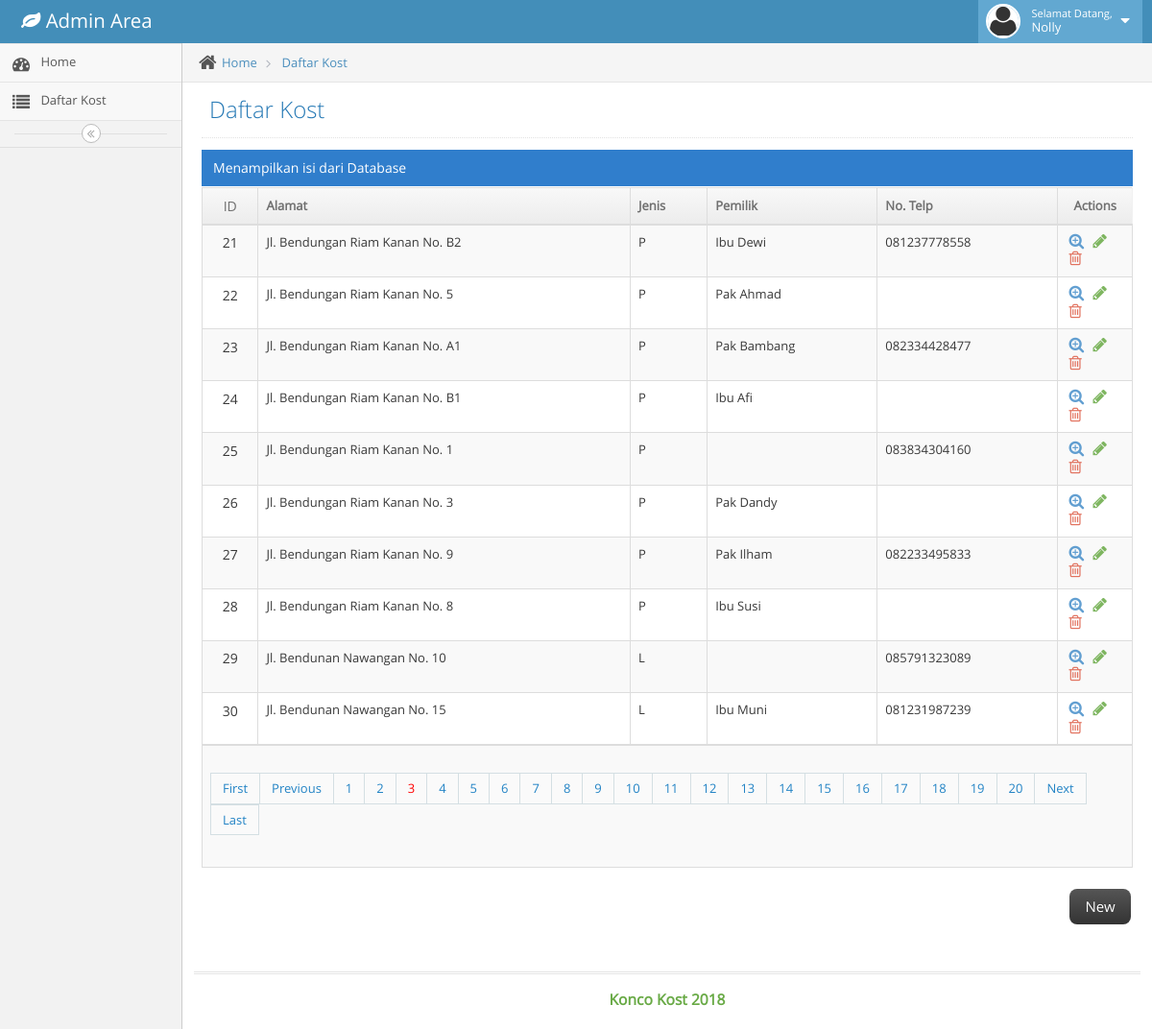
The app's page /modul/admin/index.php?modul=konten&file=content&page_no=3 (signed in) with its own data.
### tables this page shows
CREATE TABLE `tb_kost` (
  `id` int(5) NOT NULL,
  `alamat` varchar(255) DEFAULT NULL,
  `jenis` varchar(3) DEFAULT NULL,
  `pemilik` int(3) DEFAULT NULL,
  `jumlah` varchar(3) DEFAULT NULL,
  `terpakai` varchar(3) DEFAULT NULL,
  `harga_a` int(12) DEFAULT NULL,
  `harga_b` varchar(12) DEFAULT NULL,
  `ukuran` varchar(12) DEFAULT NULL,
  `periode` varchar(10) DEFAULT NULL,
  `fasilitas` varchar(255) DEFAULT NULL,
  `latitude` decimal(9,6) DEFAULT NULL,
  `longitude` decimal(9,6) DEFAULT NULL,
  `image` varchar(255) DEFAULT NULL
);

### modul/admin/modul/konten/proses.php (the view, shortened to what this page needs)
<?php
class crud
{
	private $db;
	function __construct($koneksi)
	{
		$this->db = $koneksi;
	}
	public function dataview($query)
	{
		$stmt = $this->db->prepare($query);
		$stmt->execute();
		if($stmt->rowCount()>0)
		{
			while($data=$stmt->fetch(PDO::FETCH_ASSOC))
			{
				?>
                <tr>
					<td class="center">
						<label class="pos-rel"><?php echo $data['id'] ?></label>
					</td>
					<td><?php echo $data['alamat'] ?></td>
					<td><?php echo $data['jenis'] ?></td>
					<?php
						$query=$this->db->prepare("SELECT * FROM tb_admin WHERE id = :id");
						$query->bindParam(":id", $data['pemilik']);
					    $query->execute();
					    while($row = $query->fetch())
					    {
					?>
					<td class="hidden-480"><?php echo $row['nama'] ?></td>
					<td><?php echo $row['kontak'] ?></td>
				<?php } ?>
					<td>
					<div class="hidden-sm hidden-xs action-buttons">
						<a class="blue" href="index.php?modul=konten&file=view&id=<?php echo $data['id'] ?>">
							<i class="ace-icon fa fa-search-plus bigger-130"></i>
						</a>
						<a class="green" href="index.php?modul=konten&file=edit&id=<?php echo $data['id'] ?>">
							<i class="ace-icon fa fa-pencil bigger-130"></i>
						</a>
						<a class="red" href="index.php?modul=konten&file=hapus&id=<?php echo $data['id'] ?>">
							<i class="ace-icon fa fa-trash-o bigger-130"></i>
						</a>
					</div>
					</td>
				</tr>
                <?php
			}
		}
		else
		{
			?>
            <tr>
            <td>Nothing here...</td>
            </tr>
            <?php
		}
	}
	public function paginglink($query,$records_per_page)
	{
		$self = "index.php?modul=konten&file=content" ;
		$stmt = $this->db->prepare($query);
		$stmt->execute();
		$total_no_of_records = $stmt->rowCount();
		if($total_no_of_records > 0)
		{
			?><ul class="pagination"><?php
			$total_no_of_pages=ceil($total_no_of_records/$records_per_page);
			$current_page=1;
			if(isset($_GET["page_no"]))
			{
				$current_page=$_GET["page_no"];
			}
			if($current_page!=1)
			{
				$previous =$current_page-1;
				echo "<li><a href='".$self."&page_no=1'>First</a></li>";
				echo "<li><a href='".$self."&page_no=".$previous."'>Previous</a></li>";
			}
			for($i=1;$i<=$total_no_of_pages;$i++)
			{
				if($i==$current_page)
				{
					echo "<li><a href='".$self."&page_no=".$i."' style='color:red;'>".$i."</a></li>";
				}
				else
				{
					echo "<li><a href='".$self."&page_no=".$i."'>".$i."</a></li>";
				}
			}
			if($current_page!=$total_no_of_pages)
			{
				$next=$current_page+1;
				echo "<li><a href='".$self."&page_no=".$next."'>Next</a></li>";
				echo "<li><a href='".$self."&page_no=".$total_no_of_pages."'>Last</a></li>";
			}
			?></ul><?php
		}
	}
}

### records on screen
tb_kost: id "21", alamat "Jl. Bendungan Riam Kanan No. B2", jenis "P"
tb_kost: id "22", alamat "Jl. Bendungan Riam Kanan No. 5", jenis "P"
tb_kost: id "23", alamat "Jl. Bendungan Riam Kanan No. A1", jenis "P"
tb_kost: id "24", alamat "Jl. Bendungan Riam Kanan No. B1", jenis "P"
tb_kost: id "25", alamat "Jl. Bendungan Riam Kanan No. 1", jenis "P"
tb_kost: id "26", alamat "Jl. Bendungan Riam Kanan No. 3", jenis "P"
tb_kost: id "27", alamat "Jl. Bendungan Riam Kanan No. 9", jenis "P"
tb_kost: id "28", alamat "Jl. Bendungan Riam Kanan No. 8", jenis "P"
tb_kost: id "29", alamat "Jl. Bendunan Nawangan No. 10", jenis "L"
tb_kost: id "30", alamat "Jl. Bendunan Nawangan No. 15", jenis "L"

### other values on screen
$_SESSION['nama'] "Nolly"
$row['nama'] "Ibu Dewi"
$row['kontak'] "081237778558"
$row['nama'] "Pak Ahmad"
$row['nama'] "Pak Bambang"
$row['kontak'] "082334428477"
$row['nama'] "Ibu Afi"
$row['kontak'] "083834304160"
$row['nama'] "Pak Dandy"
$row['nama'] "Pak Ilham"
$row['kontak'] "082233495833"
$row['nama'] "Ibu Susi"
$row['kontak'] "085791323089"
$row['nama'] "Ibu Muni"
$row['kontak'] "081231987239"
